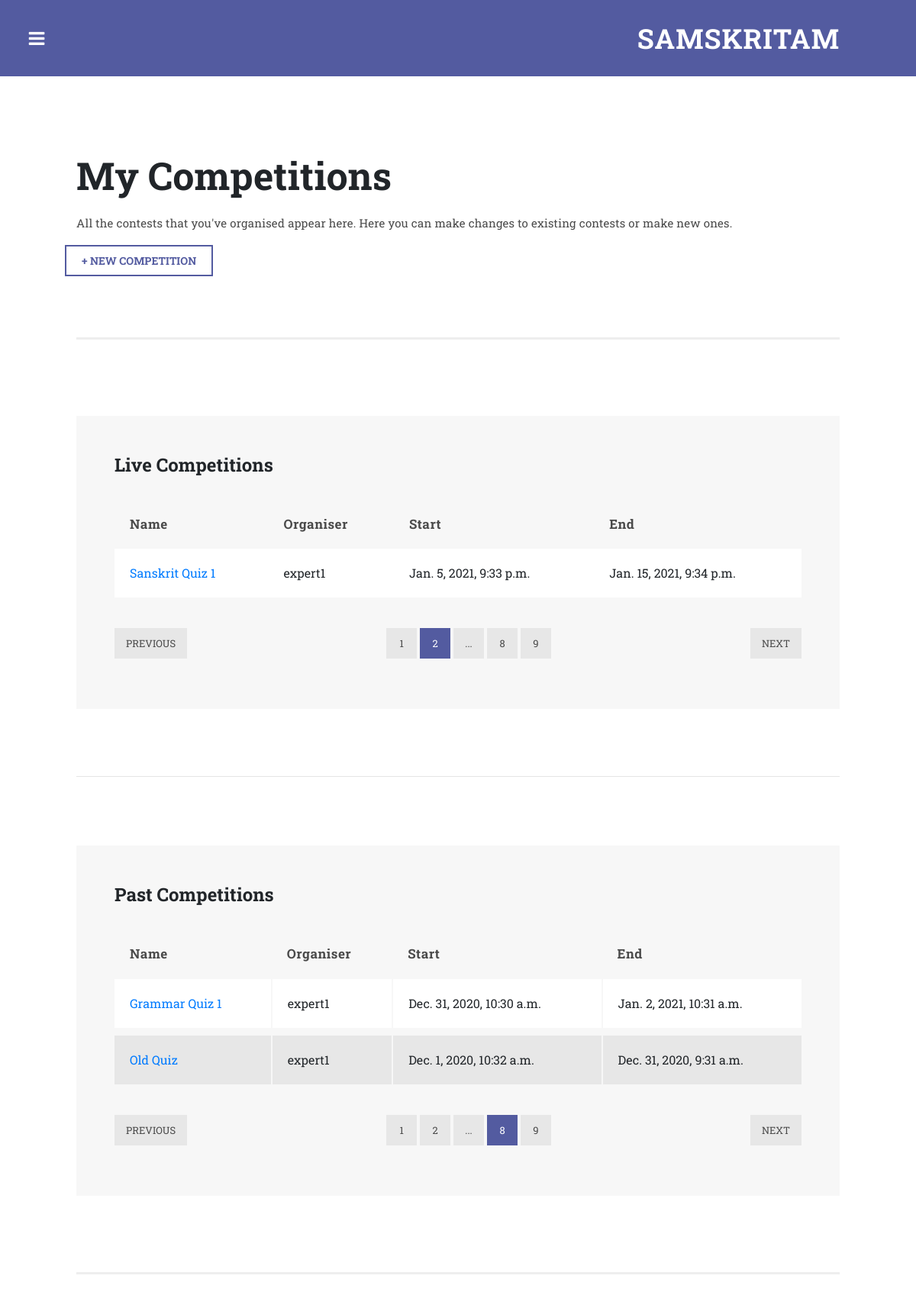
The page /my_competitions/ (signed in) on the database its author committed.
### main/models.py (models this page shows, shortened)
class Competition(models.Model):
    name = models.CharField(max_length=200)
    organiser = models.ForeignKey(User,on_delete=models.SET_NULL,null=True)
    description = models.TextField(default='-')
    start_time = models.DateTimeField(null = True)
    end_time = models.DateTimeField(null = True)
    imageurl = models.TextField(null = True, blank = True,default='-')
    imagename = models.TextField(null = True, blank =True,default='-')

### main/views.py (the view)
# urls.py: path('my_competitions/',views.my_competitions,name="my_competitions"),
def my_competitions(request):
    expert = None
    if request.user.is_authenticated:
        if Expert_data.objects.filter(user = request.user):
            expert = request.user
    if not expert:
        return(redirect(home))
    now = datetime.now()
    my_live_competitions = Competition.objects.filter(end_time__gte=now,organiser = expert)
    my_past_competitions = Competition.objects.filter(end_time__lt=now,organiser = expert)
    return render(request,'main/my_competitions.html',{"expert":expert,"live_competitions":my_live_competitions,"past_competitions":my_past_competitions})

### templates/main/my_competitions.html (shortened to what this page needs)
{%extends "main/base.html"%}
{% load static %}
{% block content %}
            <div class="page-heading">
              <div class="container-fluid">
                <div class="row">
                  <div class="col-md-12">
                    <h1 style="font-size: 50px;">My Competitions</h1>
                    <p>All the contests that you've organised appear here. Here you can make changes to existing contests or make new ones.</p>
                  </div>
                  <div class="heading">
                <a href="{% url 'new_competition' %}"><button>+ New Competition</button></a>
                  </div>
                </div>
              </div>
            </div>
            <section class="tables">
              <div class="container-fluid">
                <div class="row">
                  <div class="col-md-12">
                    <div class="default-table">
                      <div class="section-heading">
                        <h2>Live Competitions</h2>
                      </div>
                      <table>
                        <thead>
                          <tr>
                            <th>Name</th>
                            <th>Organiser</th>
                            <th>Start</th>
                            <th>End</th>
                          </tr>
                        </thead>
                        <tbody>
                          {% for competition in live_competitions %}
                          <tr>
                            <td><a href="{% url 'my_competition_description' pk=competition.pk %}">{{competition.name}}</a></td>
                            <td>{{competition.organiser}}</td>
                            <td>{{competition.start_time}}</td>
                            <td>{{competition.end_time}}</td>
                          </tr>
                          {% endfor %}
                        </tbody>
                      </table>
                      <ul class="table-pagination">
                        <li><a href="#">Previous</a></li>
                        <li><a href="#">1</a></li>
                        <li class="active"><a href="#">2</a></li>
                        <li><a href="#">...</a></li>
                        <li><a href="#">8</a></li>
                        <li><a href="#">9</a></li>
                        <li><a href="#">Next</a></li>
                      </ul>
                    </div>
                    <br><br><br>
                    <hr>
                    <br>
                    <div class="alternate-table">
                      <div class="section-heading">
                        <h2>Past Competitions</h2>
                      </div>
                      <table>
                        <thead>
                          <tr>
                            <th>Name</th>
                            <th>Organiser</th>
                            <th>Start</th>
                            <th>End</th>
                          </tr>
                        </thead>
                        {% for competition in past_competitions %}
                          <tr>
                            <td><a href="{% url 'my_competition_description' pk=competition.pk %}">{{competition.name}}</a></td>
                            <td>{{competition.organiser}}</td>
                            <td>{{competition.start_time}}</td>
                            <td>{{competition.end_time}}</td>
                          </tr>
                          {% endfor %}
                      </table>
                      <ul class="table-pagination">
                        <li><a href="#">Previous</a></li>
                        <li><a href="#">1</a></li>
                        <li><a href="#">2</a></li>
                        <li><a href="#">...</a></li>
                        <li class="active"><a href="#">8</a></li>
                        <li><a href="#">9</a></li>
                        <li><a href="#">Next</a></li>
                      </ul>
                    </div>
                  </div>
                </div>
              </div>
            </section>
      {%endblock%}

### static/main/assets/css/style1.css (style rules this page uses)
body { color: #330066; background: #FFFFFF; font-family: Verdana, Arial; }
p { margin: 0.6em 0 0.6em 0; }
a { color: #330066; text-decoration: underline; }
ul li { line-height:20pt; }

### static/main/assets/css/templatemo-style.css (style rules this page uses)
body { font-family: 'Roboto Slab', sans-serif; }
p { font-size: 14px; line-height: 25px; color: #7a7a7a; letter-spacing: 0.2px; }
.primary-button a, button { font-size: 14px; font-weight: 700; text-transform: uppercase; background-color: transparent; display: inline-block; padding: 8px 20px; color: #535ba0; border: 2px solid #535ba0; transition: all 0.5s; }
section { border-bottom: 3px solid #eee; padding-bottom: 100px; }
section.tables { margin-top: 80px; border-top: 3px solid #eee!important; padding-top: 100px; }
section.tables .container-fluid { padding-left: 0px; padding-right: 0px; }
.default-table { -webkit-overflow-scrolling: touch; overflow-x: auto; background-color: #f7f7f7; padding: 50px; }
.alternate-table { margin-top: 50px; -webkit-overflow-scrolling: touch; overflow-x: auto; background-color: #f7f7f7; padding: 50px; }
.alternate-table table td { border-right: 2px solid #f7f7f7; }
.alternate-table table td:last-child { border-right: none; }
table { width: 100%; }
table tbody tr { border-left: 0; border-right: 0; border-bottom: 10px solid #f7f7f7; }
table td { padding: 20px; }
table th { padding: 0px 20px 20px 20px; font-size: 17px; font-weight: 700; letter-spacing: 0.5px; text-align: left; text-transform: capitalize; }
table tbody tr { background-color: #e7e7e7; }
table tbody tr:nth-child(2n + 1) { background-color: #fff; }
table th { color: #4a4a4a; }
ul.table-pagination { padding: 0; margin-top: 30px; list-style: none; text-align: center; }
ul.table-pagination li { display: inline-block; }
ul.table-pagination li:first-child { float: left; }
ul.table-pagination li:last-child { float: right; }
ul.table-pagination li a { display: inline-block; height: 40px; background-color: #e7e7e7; text-align: center; line-height: 40px; padding: 0px 15px; min-width: 40px; color: #4a4a4a; text-transform: uppercase; font-size: 13px; transition: all 0.5s; }
ul.table-pagination li a:hover, ul.table-pagination li.active a { background-color: #535ba0; color: #fff; }
.page-heading .container-fluid { padding-left: 0px; padding-right: 0px; }
.page-heading h1 { margin-top: 0px; font-size: 38px; font-weight: 700; margin-bottom: 20px; }
.page-heading p { font-size: 15px; color: #4a4a4a; }
.section-heading h2 { margin-top: 0px; font-size: 24px; font-weight: 700; margin-bottom: 50px; }

### rows shown on the page
Competition: name "Sanskrit Quiz 1", organiser "expert1", start_time "Jan. 5, 2021, 9:33 p.m.", end_time "Jan. 15, 2021, 9:34 p.m."
Competition: name "Grammar Quiz 1", organiser "expert1", start_time "Dec. 31, 2020, 10:30 a.m.", end_time "Jan. 2, 2021, 10:31 a.m."
Competition: name "Old Quiz", organiser "expert1", start_time "Dec. 1, 2020, 10:32 a.m.", end_time "Dec. 31, 2020, 9:31 a.m."
